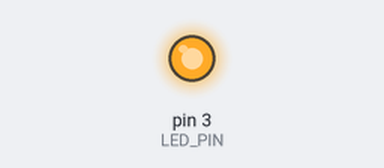
Bench run of a sketch on a simulated Arduino Uno, built with avr-gcc and run on an emulated ATmega328P. Parts: output pins drawn as LEDs (lit = HIGH).

Above: at 0.8 s.
At 11.8 s:
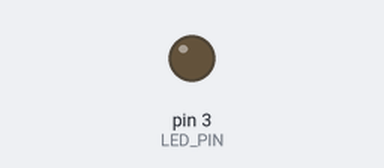
Timing chart, 0 to 16.3 s (numbered marks = the images above):
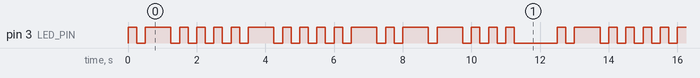

The sketch:

Lithmi_morse_code.ino
```cpp
#define BUTTON_PIN 2
#define LED_PIN 3

// Morse Code Definitions
#define DOT_DURATION 250
#define DASH_DURATION (3 * DOT_DURATION)
#define LETTER_SPACE_DURATION (3 * DOT_DURATION)
#define WORD_SPACE_DURATION (7 * DOT_DURATION)

void setup() {
  pinMode(BUTTON_PIN, INPUT_PULLUP);
  pinMode(LED_PIN, OUTPUT);
}

void loop() {
// Check if button is pressed
    // Start the Morse Code for "LITHMI"
    morseDot(); morseDash(); morseDot(); morseDot(); // L
    morseDot(); morseDot(); morseDash(); // I
    morseDot(); morseDot(); morseDot(); morseDot(); // T
    morseDash(); // H
    morseDot(); morseDash(); morseDash(); // M
    morseDot(); morseDot(); morseDot(); // I
    delay(1000); // Pause between repetitions

}

// Function to blink a dot (short signal)
void morseDot() {
  digitalWrite(LED_PIN, HIGH);
  delay(DOT_DURATION);
  digitalWrite(LED_PIN, LOW);
  delay(DOT_DURATION);
}

// Function to blink a dash (long signal)
void morseDash() {
  digitalWrite(LED_PIN, HIGH);
  delay(DASH_DURATION);
  digitalWrite(LED_PIN, LOW);
  delay(DOT_DURATION);
}
```

Measured:
- by itself, pin 3 (LED_PIN): moves between LOW and HIGH, repeating every 12.5 s
- by itself, everything shown: repeats every 12.5 s, in 36 steps
